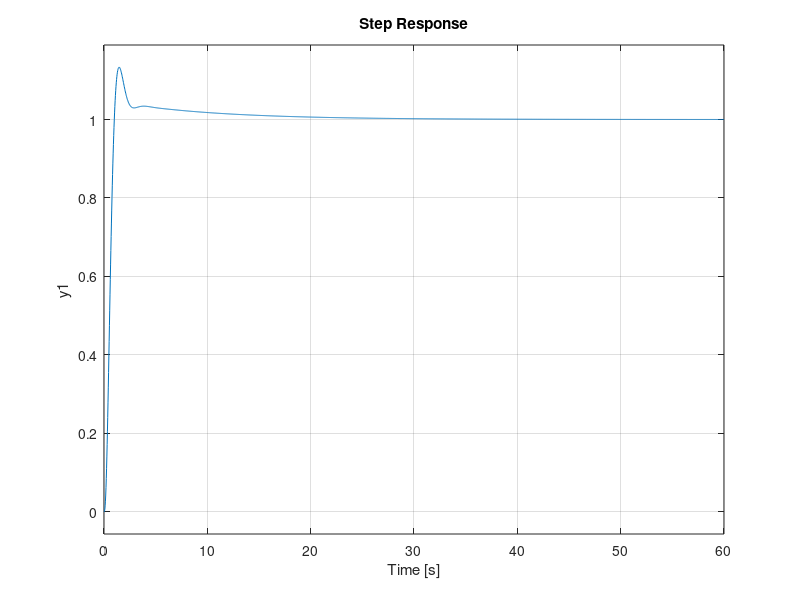

Source code (MATLAB):
% Chapter 10: Figure 10.36%%   Rotor winder control compensated system step response %   with lag controller%%              100(s+0.1) %     Gc(s) = -----------  . %                s+0.01 %K=100; numg=[1]; deng=[1 15 50 0]; sysg=tf(numg,deng);numgc=K*[1 0.1]; dengc=[1 0.01]; sysgc=tf(numgc,dengc);syso=series(sysgc,sysg);sys=feedback(syso,[1]);step(sys)